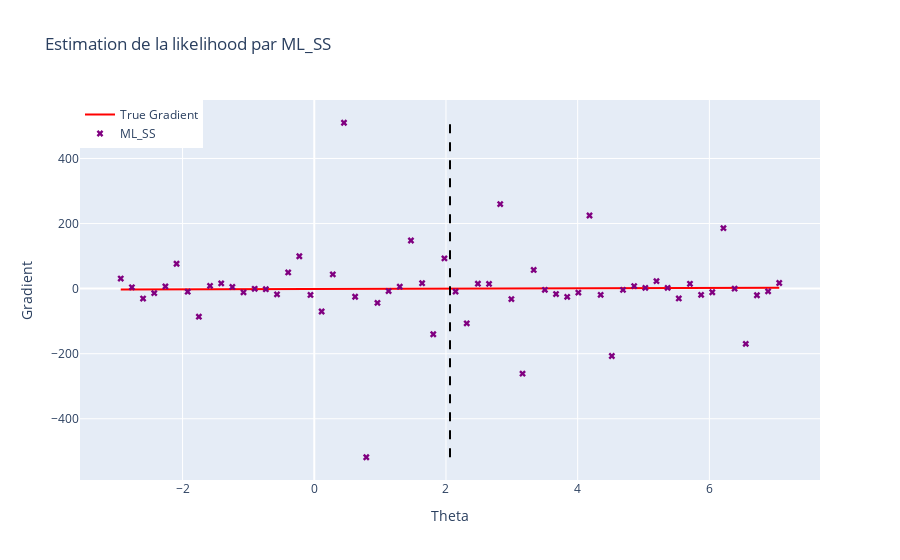

Write notebook code for a chart like this one.
### Markdown cell above
On va désormais s'intéresser à l'estimation de $\nabla_{\theta} l(\theta)$ par notre estimateur ML-SS. L'objectif étant de voir à quel point cet estimateur nous permettra, par la suite, d'approximer $\theta^*$ à l'aide d'une descente de gradient. 

De la même façon,

### Code cell
Code.plot_gradient(0.6, x, noised_A, noised_b, theta_true, 15, 'ML_SS')
